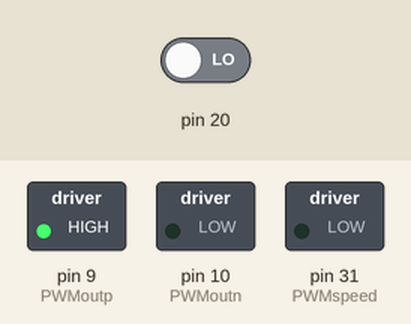
Recording of a sketch running on a simulated Arduino Mega 2560, built with avr-gcc and run on an emulated ATmega2560. Parts: switched loads named in the sketch (green lamp = pin HIGH). The test bench sets the inputs (shaded band); at power-on: pin 20 LOW. What the sketch prints to the serial monitor is not drawn.

Above: at 0.1 s.
Timing chart, 0 to 1.6 s (numbered marks = the images above):
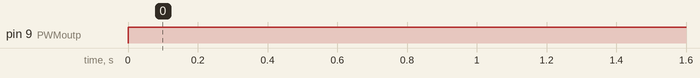

Measured:
- by itself, pin 9 (PWMoutp): LOW → HIGH at 0.00 s

The sketch:

DCMotorControl.ino
```cpp
const int PWMoutp = 9;
const int PWMoutn = 10;
const int PWMspeed = 31;

const int encoder0PinA = 3;
const int encoder0PinB = 4;
volatile unsigned int encoder0Pos = 0;
double motorSpeed = 0.0;
unsigned int encoderPosLast = 0;


void setup()
{
  // put your setup code here, to run once:
    Serial.begin(9600);
 pinMode(encoder0PinA, INPUT_PULLUP);
 pinMode(encoder0PinB, INPUT_PULLUP);
 pinMode(PWMoutp, OUTPUT);
 pinMode(PWMoutn, OUTPUT);
 pinMode(PWMspeed, OUTPUT);
 // encoder0PinA starts high because of how it is configured above
 // hardware causes the interrupt to change, nothing in software
 // when the motor turns it toggles the encoder0PinA somehow
 // most likely when the magnet or led-disc mechanism indicates an incremental rotation
 attachInterrupt(encoder0PinA, doEncoder, CHANGE);

}

void loop()
{
  // put your main code here, to run repeatedly:

   //read the pushbutton value into a variable
 // int EncARead = digitalRead(EncA);
 // int EncBRead = digitalRead(EncB);

  // turn on motor A
  digitalWrite(PWMoutp, HIGH);
  digitalWrite(PWMoutn, LOW);


  analogWrite(PWMspeed, 90);
  // analogWrite(PWMoutn,0);
motorSpeed = (encoder0Pos-encoderPosLast)/0.01;

  //print out the value of the pushbutton
  Serial.println(motorSpeed);
    encoderPosLast = encoder0Pos;

  delay(10);


}

void doEncoder(){
  if (digitalRead(encoder0PinA) == HIGH) {   // found a low-to-high on channel A
    if (digitalRead(encoder0PinB) == LOW) {  // check channel B to see which way
                                             // encoder is turning
      encoder0Pos = encoder0Pos - 1;         // CCW
    }
    else {
      encoder0Pos = encoder0Pos + 1;         // CW
    }
  }
  else                                        // found a high-to-low on channel A
  {
    if (digitalRead(encoder0PinB) == LOW) {   // check channel B to see which way
                                              // encoder is turning
      encoder0Pos = encoder0Pos + 1;          // CW
    }
    else {
      encoder0Pos = encoder0Pos - 1;          // CCW
    }

  }
  if (encoder0Pos >= 48){encoder0Pos = 0;}
  //Serial.println (encoder0Pos, DEC);          // debug - remember to comment out
                                              // before final program run
  // you don't want serial slowing down your program if not needed
}
```
